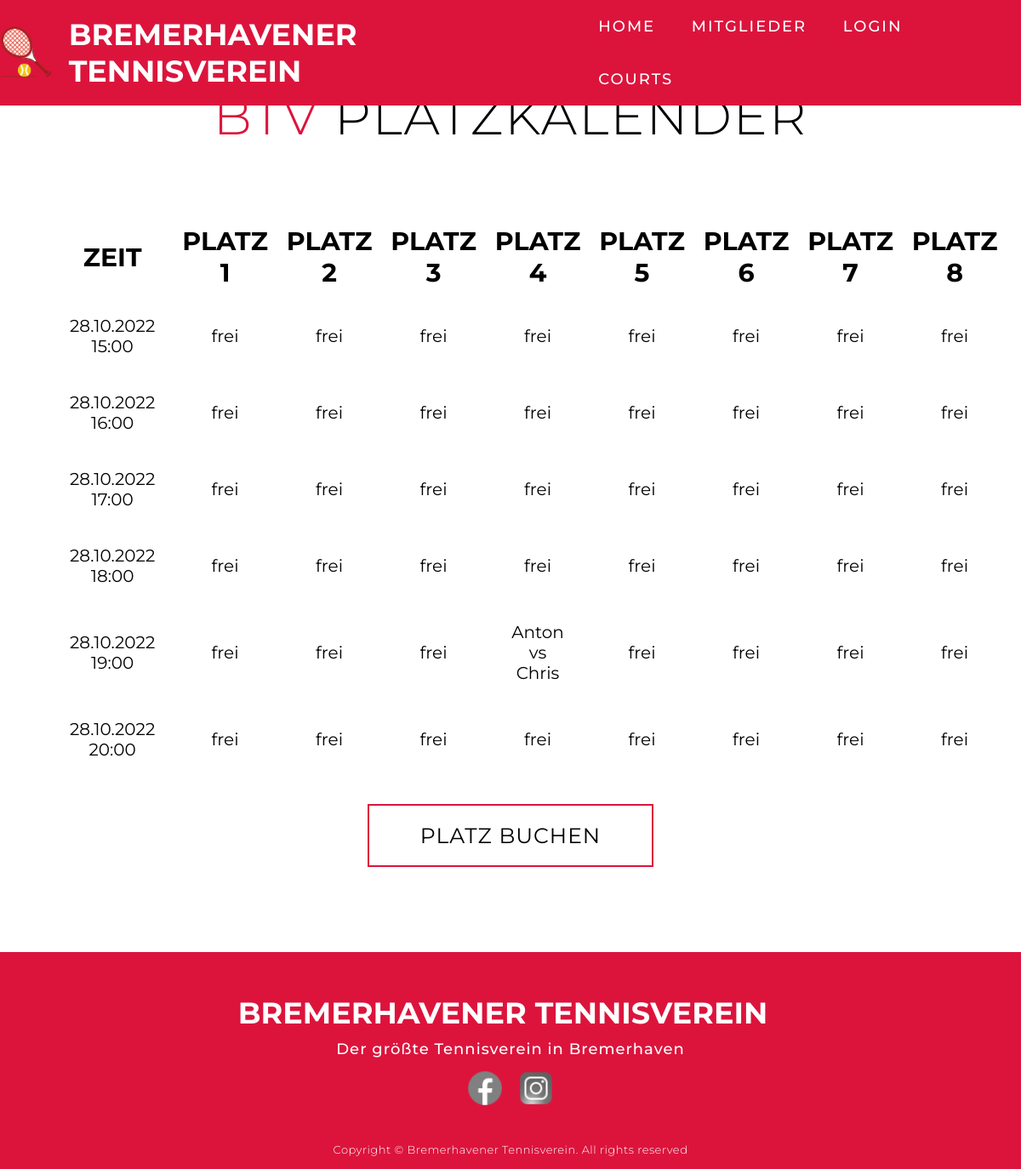
The page /courtList.php (signed in) on the database its author committed.
### tables this page shows
CREATE TABLE `court` (
  `id` int(11) NOT NULL AUTO_INCREMENT,
  `courtNumber` varchar(255) DEFAULT NULL,
  PRIMARY KEY (`id`)
);

CREATE TABLE `reservation` (
  `id` int(11) NOT NULL AUTO_INCREMENT,
  `date` datetime DEFAULT NULL,
  `court_id` int(11) DEFAULT NULL,
  `member_id` int(11) DEFAULT NULL,
  `partner` varchar(255) DEFAULT NULL,
  PRIMARY KEY (`id`),
  KEY `court_id` (`court_id`),
  KEY `member_id` (`member_id`),
  CONSTRAINT `court_id` FOREIGN KEY (`court_id`) REFERENCES `court` (`id`),
  CONSTRAINT `member_id` FOREIGN KEY (`member_id`) REFERENCES `member_v1` (`id`)
);

CREATE TABLE `member_v1` (
  `id` int(11) NOT NULL AUTO_INCREMENT,
  `email` varchar(255) NOT NULL,
  `forename` varchar(255) NOT NULL,
  `password` varchar(255) DEFAULT NULL,
  `isTrainer` tinyint(1) NOT NULL DEFAULT '0',
  `phonenumber` varchar(255) NOT NULL,
  UNIQUE KEY `email` (`email`),
  UNIQUE KEY `id` (`id`)
);

### includes/Court.php (called while the page is built, shortened)
<?php
class Court
{
    public static function getAll(): array
    {
        $mysql = getMysqlConnection();
        $stmt = $mysql->prepare("SELECT * FROM court");
        $stmt->execute();
        return $stmt->fetchAll();
    }
    public static function getReservation(int $court, string $date): bool|array
    {
        $mysql = getMysqlConnection();
        $stmt = $mysql->prepare("SELECT * FROM reservation WHERE court_id = :courtId AND date = :date");
        $stmt->bindParam(':courtId', $court);
        $stmt->bindParam(':date', $date);
        $stmt->execute();
        return $stmt->fetch();
    }
}

### includes/User.php (called while the page is built, shortened)
<?php
class User
{
    public static function getUserInformation(string $id): array
    {
        $mysql = getMysqlConnection();
        $stmt = $mysql->prepare("select * FROM member_v1 WHERE id = :id");
        $stmt->bindParam(':id', $id, PDO::PARAM_INT);
        $stmt->execute();
        return $stmt->fetch();
    }
}

### courtList.php (the view, shortened to what this page needs)
<?php
include('views/header.php');
$begin = new DateTime('today ' . Court::TIME_START);
$end = new DateTime('today ' . Court::TIME_END);
$courts = Court::getAll();
?>
    <section id="list">
        <div class="list container">
            <div class="list-header">
                <h1 class="section-title"><span>BTV </span>Platzkalender</h1>
                <table class="table">
                    <thead>
                    <tr>
                        <th>Zeit</th>
                        <?php
                        foreach ($courts as $court) { ?>
                            <th><?php echo $court['courtNumber'] ?></th>
                            <?php
                        }
                        ?>
                    </tr>
                    </thead>
                    <?php
                    for ($time = $begin; $time <= $end; $time->modify('+1 hour')) {
                        $date = $time->format(DATEFORMAT_DB);
                        $dateFrontend = $time->format(DATEFORMAT_FRONTEND);
                        ?>
                        <tr>
                            <td><?php echo $dateFrontend; ?></td>
                            <?php
                            foreach ($courts as $court) {
                                ?>
                                <td><?php
                                $reservation = Court::getReservation($court['id'], $date);
                                if ($reservation) {
                                    echo User::getUserInformation($reservation['member_id'])['forename'] . '<br/>vs<br/>' . User::getUserInformation($reservation['partner'])['forename'];
                                } else {
                                    echo 'frei'; ?></td><?php
                                }
                            }
                            ?>
                        </tr>
                        <?php
                    }
                    ?>
                </table>
                <a href="/courtReserve.php" type="button" class="cta-reserve">Platz buchen</a>
            </div>
        </div>
    </section>
<?php
include('views/footer.php');

### views/header.php (shortened to what this page needs)
<!DOCTYPE html>
<html lang="en">
<head>
    <link rel="stylesheet" href="/css/style.css">
</head>
<body>
<section id="header">
    <div class="header container">
        <div class="logo">
            <img src="/img/tennis.png"/>
        </div>
        <div class="nav-bar">
            <div class="brand">
                <a href="/">
                    <h1>Bremerhavener Tennisverein</h1>
                </a>
            </div>
            <div class="nav-list">
                <ul>
                    <li><a href="/">Home</a></li>
                    <li><a href="/list.php">Mitglieder</a></li>
                    <li><a href="/login.php">Login</a></li>
                    <li><a href="/courtList.php">Courts</a></li>
                </ul>
            </div>
        </div>
    </div>
</section>

### views/footer.php (shortened to what this page needs)
<section id="footer">
    <div class="footer container">
        <div class="brand">
            <h1><span>B</span>remerhavener <span>T</span>ennisverein</h1>
        </div>
        <h2>Der größte Tennisverein in Bremerhaven</h2>
        <div class="social-icon">
            <div class="social-item">
                <a href="#"><img src="../img/facebook.png"/></a>
            </div>
            <div class="social-item">
                <a href="#"><img src="../img/instagram.png"/></a>
            </div>
        </div>
        <p>Copyright © Bremerhavener Tennisverein. All rights reserved</p>
    </div>
</section>
</body>
</html>

### css/style.css (style rules this page uses)
* { padding: 0; margin: 0; box-sizing: border-box; }
html { font-size: 10px; font-family: 'Montserrat', sans-serif; scroll-behavior: smooth; }
a { text-decoration: none; }
.container { min-height: 100vh; width: 100%; display: flex; align-items: center; justify-content: center; }
img { height: 100%; width: 100%; object-fit: cover; }
p { color: black; font-size: 1.4rem; margin-top: 5px; line-height: 2.5rem; font-weight: 300; letter-spacing: 0.05rem; }
.section-title { font-size: 4rem; font-weight: 300; color: black; margin-bottom: 10px; text-transform: uppercase; letter-spacing: 0.2rem; text-align: center; }
.section-title span { color: crimson; }
.cta-reserve { display: inline-block; padding: 10px 30px; color: black; background-color: transparent; border: 2px solid crimson; font-size: 1rem; text-transform: uppercase; letter-spacing: 0.1rem; margin-top: 30px; transition: 0.3s ease; transition-property: background-color, color; }
.brand h1 { font-size: 1.5rem; text-transform: uppercase; color: white; }
.brand h1 span { color: white; }
#header { position: fixed; z-index: 1000; left: 0; top: 0; width: 100vw; height: auto; }
#header .header { min-height: 8vh; background-color: crimson; transition: 0.3s ease background-color; }
#header .logo { padding-right: 35px; }
#header .nav-bar { display: flex; align-items: center; justify-content: space-between; width: 100%; height: 100%; max-width: 1300px; padding: 0 20px; }
#header .nav-list ul { list-style: none; position: absolute; background-color: rgb(31, 30, 30); width: 100vw; height: 100vh; left: 100%; top: 0; display: flex; flex-direction: column; justify-content: center; align-items: center; z-index: 1; overflow-x: hidden; transition: 0.5s ease left; }
#header .nav-list ul a { font-size: 2.5rem; font-weight: 500; letter-spacing: 0.2rem; text-decoration: none; color: white; text-transform: uppercase; padding: 20px; display: block; }
#header .nav-list ul a::after { content: attr(data-after); position: absolute; top: 50%; left: 50%; transform: translate(-50%, -50%) scale(0); color: rgba(240, 248, 255, 0.021); font-size: 13rem; letter-spacing: 50px; z-index: -1; transition: 0.3s ease letter-spacing; }
#list .list { flex-direction: column; text-align: center; max-width: 2500px; margin: 0 auto; padding: 100px 0; }
#list .list-header h1 { margin-bottom: 80px; }
#list .list-header { max-width: 90%; margin: 0 auto; }
#list .table th { font-size: 2rem; color: black; text-align: center; padding: 10px 10px; }
#list .table td { font-size: 1.5rem; color: black; text-align: center; padding: 8px 8px; }
#footer { background-color: crimson; }
#footer .footer { min-height: 200px; flex-direction: column; padding-top: 50px; padding-bottom: 10px; }
#footer h2 { color: white; font-weight: 500; font-size: 1.8rem; letter-spacing: 0.1rem; margin-top: 10px; margin-bottom: 10px; }
#footer .social-icon { display: flex; margin-bottom: 30px; }
#footer .social-item { height: 50px; width: 50px; margin: 0 5px; }
#footer .social-item img { filter: grayscale(1); transition: 0.3s ease filter; }
#footer p { color: white; font-size: 1.3rem; }
@media only screen and (min-width: 768px) { #header .logo { padding-right: 0px; } }
@media only screen and (min-width: 768px) { .brand h1 { font-size: 3.5rem; text-transform: uppercase; color: white; padding-right: 18px; } }
@media only screen and (min-width: 768px) { .cta-reserve { font-size: 2.5rem; padding: 20px 60px; } }
@media only screen and (min-width: 768px) { h1.section-title { font-size: 6rem; } }
@media only screen and (min-width: 768px) { #list .table th { font-size: 3rem; color: black; text-align: center; text-transform: uppercase; } }
@media only screen and (min-width: 768px) { #list .table td { font-size: 2rem; color: black; text-align: center; padding: 20px 20px; } }
@media only screen and (min-width: 1200px) { .brand h1 { font-size: 3.5rem; text-transform: uppercase; color: white; } }
@media only screen and (min-width: 1200px) { #header .nav-list ul { position: initial; display: block; height: auto; width: fit-content; background-color: transparent; } }
@media only screen and (min-width: 1200px) { #header .nav-list ul li { display: inline-block; } }
@media only screen and (min-width: 1200px) { #header .nav-list ul li a { font-size: 1.8rem; } }
@media only screen and (min-width: 1200px) { #header .nav-list ul a:after { display: none; } }

### rows shown on the page
court: courtNumber "PLATZ 1", shows "frei"
court: courtNumber "PLATZ 2", shows "frei"
court: courtNumber "PLATZ 3", shows "frei"
court: courtNumber "PLATZ 4", shows "frei", reservation.member_id "Anton", reservation.partner "Chris"
court: courtNumber "PLATZ 5", shows "frei"
court: courtNumber "PLATZ 6", shows "frei"
court: courtNumber "PLATZ 7", shows "frei"
court: courtNumber "PLATZ 8", shows "frei"

### other values the page prints
$dateFrontend "28.10.2022 15:00"
$dateFrontend "28.10.2022 16:00"
$dateFrontend "28.10.2022 17:00"
$dateFrontend "28.10.2022 18:00"
$dateFrontend "28.10.2022 19:00"
$dateFrontend "28.10.2022 20:00"
